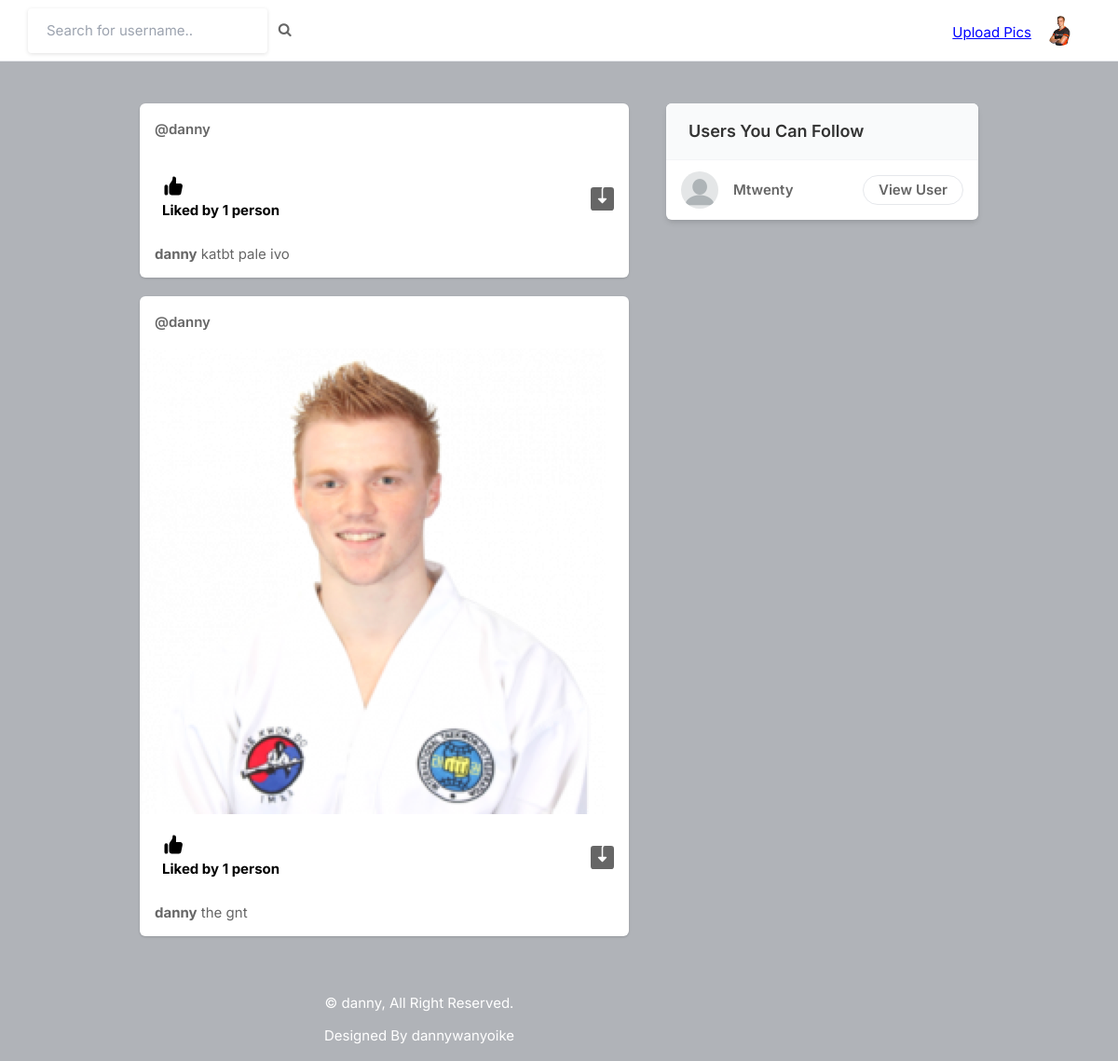
Page / (signed in) on the earlier database version.
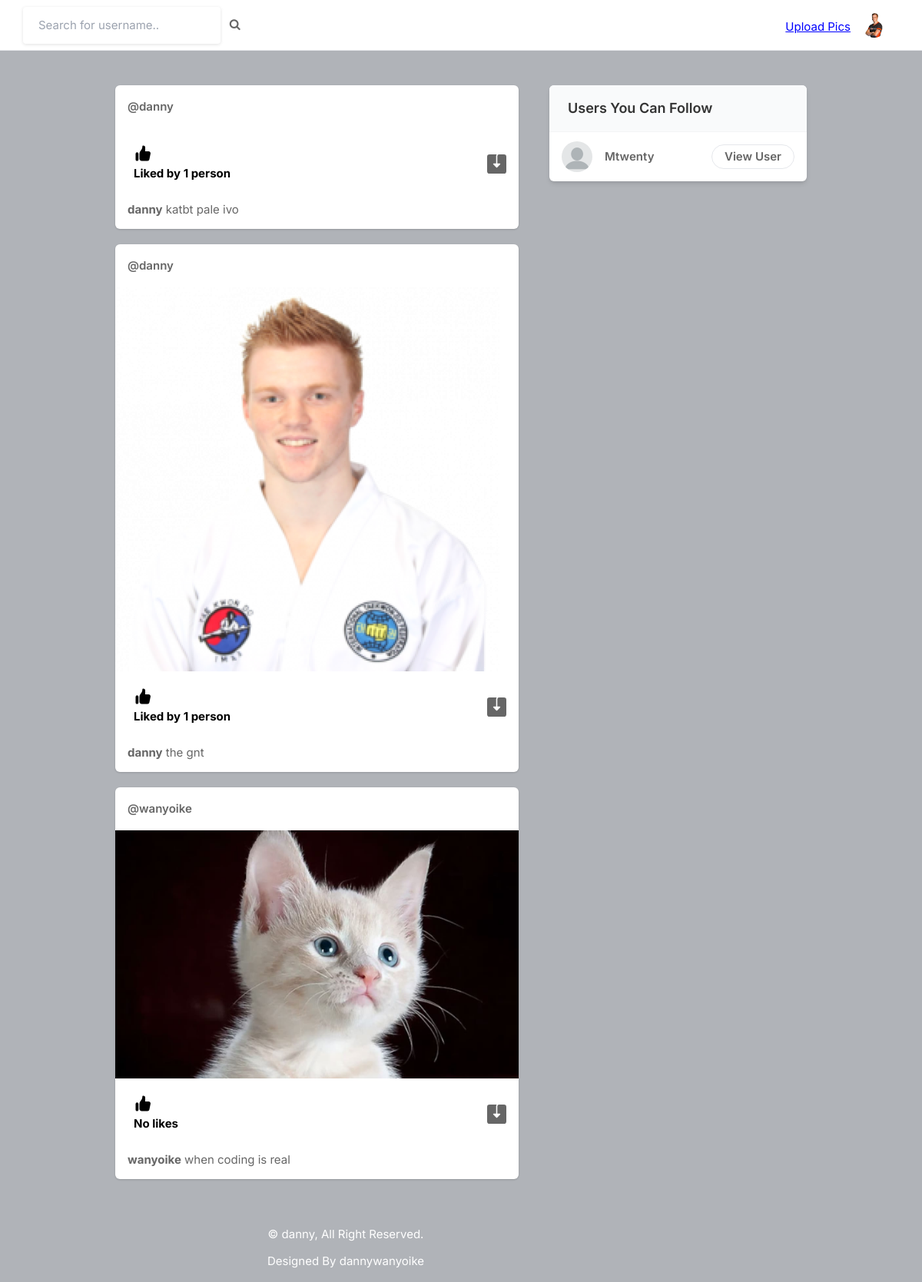
Same page on the later database version.
### core/models.py (models this page shows, shortened)
class Post(models.Model):
    id = models.UUIDField(primary_key=True, default=uuid.uuid4)
    user = models.CharField(max_length=100)
    image = models.ImageField(upload_to='post_images')
    caption = models.TextField()
    created_at = models.DateTimeField(default=datetime.now)
    no_of_likes = models.IntegerField(default=0)

class Profile(models.Model):
    user = models.ForeignKey(User, on_delete=models.CASCADE)
    id_user = models.IntegerField()
    bio = models.TextField(blank=True)
    profileimg = models.ImageField(upload_to='profile_images', default='blank-profile-picture.png')
    location = models.CharField(max_length=100, blank=True)

### core/views.py (the view)
# urls.py: path('',views.index,name='index'),
@login_required(login_url='signin')
def index(request):
    context = {}
    user_object = User.objects.get(username = request.user.username)
    user_profile = Profile.objects.get(user = user_object)
    posts = Post.objects.all()
    user_following_list = []
    feed = []
    user_following = FollowersCount.objects.filter(follower=request.user.username)
    for users in user_following:
        user_following_list.append(users.user)
    for usernames in user_following_list:
        feed_lists = Post.objects.filter(user=usernames)
        feed.append(feed_lists)
    users_posts = Post.objects.filter(user=request.user.username)
    feed.append(users_posts)
    feed_list = list(chain(*feed))
    all_users = User.objects.all()
    user_following_all = []
    for user in user_following:
        user_list = User.objects.get(username=user.user)
        user_following_all.append(user_list)
    new_suggestions_list = [x for x in list(all_users) if (x not in list(user_following_all))] #skip followesd user
    current_user = User.objects.filter(username=request.user.username) #logged in user
    final_suggestions_list = [x for x in list(new_suggestions_list) if ( x not in list(current_user))]
    random.shuffle(final_suggestions_list)  #randomize suggestions
    username_profile = []
    username_profile_list = []
    for users in final_suggestions_list:
        username_profile.append(users.id)
    for ids in username_profile:
        profile_lists = Profile.objects.filter(id_user=ids)
        username_profile_list.append(profile_lists)
    suggestions_username_profile_list = list(chain(*username_profile_list))
    context['user_profile'] = user_profile
    context['posts'] = feed_list
    context['suggestions_username_profile_list'] = suggestions_username_profile_list
    return render(request, 'index.html',context)

### templates/index.html (shortened to what the changed rows need)
{% load static %}
<!DOCTYPE html>
<html lang="en">
<head>
    <link rel="stylesheet" href="{% static 'assets/css/icons.css' %}">
    <link rel="stylesheet" href="{% static 'assets/css/uikit.css' %}">
    <link rel="stylesheet" href="{% static 'assets/css/style.css' %}">
    <link rel="stylesheet" href="{% static 'assets/css/tailwind.css' %}">
    <link rel="stylesheet" href="https://cdnjs.cloudflare.com/ajax/libs/font-awesome/4.7.0/css/font-awesome.min.css">
</head>
<body>
            <div class="container m-auto">
                <div class="lg:flex justify-center lg:space-x-10 lg:space-y-0 space-y-5">
                    <div class="space-y-5 flex-shrink-0 lg:w-7/12">
                        {% for post in posts reversed %}
                        <div class="bg-white shadow rounded-md  -mx-2 lg:mx-0">
                            <div class="flex justify-between items-center px-4 py-3">
                                <div class="flex flex-1 items-center space-x-4">
                                    <span class="block font-semibold "><a href="/profile/{{post.user}}">@{{post.user}}</a></span>
                                </div>
                              <div>
                                <a href="#"> <i class="icon-feather-more-horizontal text-2xl hover:bg-gray-200 rounded-full p-2 transition -mr-1 "></i> </a>
                              </div>
                            </div>
                            <div uk-lightbox>
                                <a href="{{post.image.url}}">
                                    <img src="{{post.image.url}}" alt="">
                                </a>
                            </div>
                            <div class="py-3 px-4 space-y-3">
                                <div class="flex space-x-4 lg:font-bold">
                                    <a href="/like-post?post_id={{post.id}}" class="flex items-center space-x-2">
                                        <div class="p-2 rounded-full text-black">
                                            {% if post.no_of_likes == 0 %}
                                            <p>No likes</p>
                                            {% elif post.no_of_likes == 1 %}
                                            <p>Liked by {{post.no_of_likes}} person</p>
                                            {% else %}
                                            <p>Liked by {{post.no_of_likes}} people</p>
                                            {% endif %}
                                        </div>
                                    </a>
                                    <a href="{{post.image.url}}" class="flex items-center space-x-2 flex-1 justify-end" download>
                                    </a>
                                </div>
                                <p>
                                    <a href="/profile/{{post.user}}"><strong>{{post.user}}</strong></a> {{post.caption}}
                                </p>
                            </div>
                        </div>
                        {% endfor %}
                    </div>
                    <div class="lg:w-5/12">
                        <div class="bg-white  shadow-md rounded-md overflow-hidden">
                            <div class="bg-gray-50  border-b border-gray-100 flex items-baseline justify-between py-4 px-6 ">
                                <h2 class="font-semibold text-lg">Users You Can Follow</h2>
                            </div>
                            <div class="divide-gray-300 divide-gray-50 divide-opacity-50 divide-y px-4 ">
                                {% for suggestion in suggestions_username_profile_list %}
                                <div class="flex items-center justify-between py-3">
                                    <div class="flex flex-1 items-center space-x-4">
                                        <a href="/profile/{{suggestion.user}}">
                                            <img src="{{suggestion.profileimg.url}}" class="bg-gray-200 rounded-full w-10 h-10">
                                        </a>
                                        <div class="flex flex-col">
                                            <span class="block capitalize font-semibold"> {{suggestion.user}} </span>
                                        </div>
                                    </div>
                                    <a href="/profile/{{suggestion.user}}" class="border border-gray-200 font-semibold px-4 py-1 rounded-full hover:bg-pink-600 hover:text-white hover:border-pink-600 "> View User </a>
                                </div>
                                {% endfor %}
                            </div>
                        </div>
                    </div>
                </div>
            </div>
</body>
</html>

Differences in the rows shown:
added Post: user "wanyoike", image (picture), no_of_likes "No likes", caption "when coding is real"
